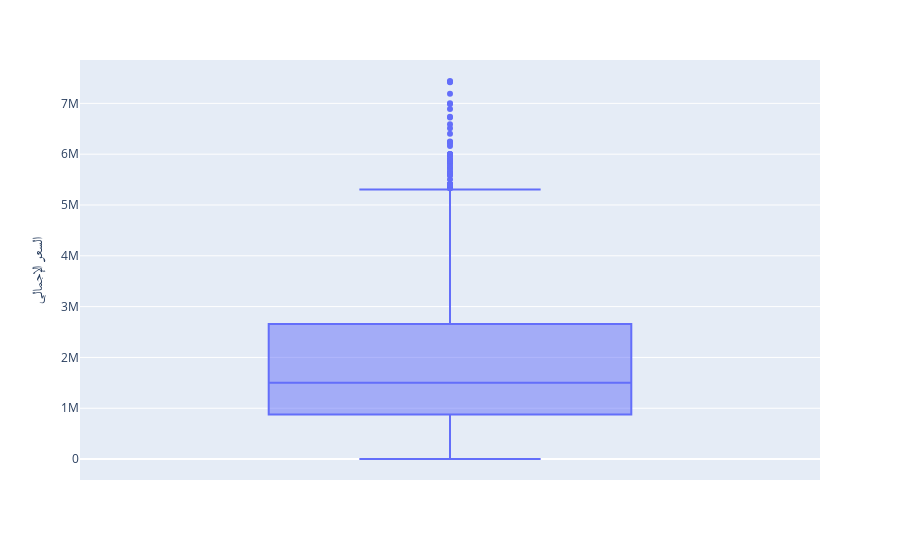

The code cell stored with this chart in its notebook:
### Code cell
fullprice

### Figure 1 — Plotly figure (JSON) as saved in the notebook; plotly's stock layout.template omitted (floating-point values rounded to 4 significant figures; data arrays with more than 128 entries replaced by an {"elided": "..."} marker saying what was removed)
{"data": [{"alignmentgroup": "True", "hovertemplate": "السعر الإجمالي=%{y}<extra></extra>", "legendgroup": "", "marker": {"color": "#636efa"}, "name": "", "notched": false, "offsetgroup": "", "orientation": "v", "showlegend": false, "type": "box", "x0": " ", "xaxis": "x", "y": {"elided": "1170 int values"}, "y0": " ", "yaxis": "y"}], "layout": {"boxmode": "group", "legend": {"tracegroupgap": 0}, "margin": {"t": 60}, "xaxis": {"anchor": "y", "domain": [0, 1]}, "yaxis": {"anchor": "x", "domain": [0, 1], "title": {"text": "السعر الإجمالي"}}}}
